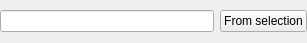
<?xml version="1.0" encoding="UTF-8"?>
<ui version="4.0">
 <class>Form</class>
 <widget class="QWidget" name="Form">
  <property name="geometry">
   <rect>
    <x>0</x>
    <y>0</y>
    <width>307</width>
    <height>43</height>
   </rect>
  </property>
  <property name="maximumSize">
   <size>
    <width>16777215</width>
    <height>43</height>
   </size>
  </property>
  <property name="windowTitle">
   <string>Form</string>
  </property>
  <layout class="QHBoxLayout" name="horizontalLayout">
   <property name="leftMargin">
    <number>0</number>
   </property>
   <property name="topMargin">
    <number>0</number>
   </property>
   <property name="rightMargin">
    <number>0</number>
   </property>
   <property name="bottomMargin">
    <number>0</number>
   </property>
   <item>
    <widget class="ValidatedLineEdit" name="lineEdit"/>
   </item>
   <item>
    <widget class="QPushButton" name="loadButton">
     <property name="sizePolicy">
      <sizepolicy hsizetype="Minimum" vsizetype="Fixed">
       <horstretch>0</horstretch>
       <verstretch>0</verstretch>
      </sizepolicy>
     </property>
     <property name="maximumSize">
      <size>
       <width>120</width>
       <height>16777215</height>
      </size>
     </property>
     <property name="text">
      <string>From selection</string>
     </property>
    </widget>
   </item>
  </layout>
 </widget>
 <customwidgets>
  <customwidget>
   <class>ValidatedLineEdit</class>
   <extends>QLineEdit</extends>
   <header>widgets.validated_line_edit.h</header>
  </customwidget>
 </customwidgets>
 <resources/>
 <connections/>
</ui>
